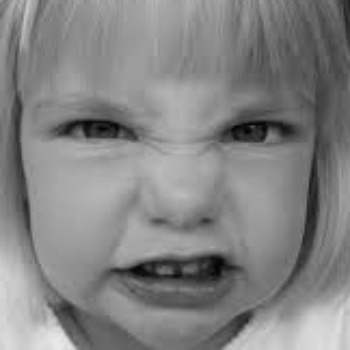
#> input picture machine Learning/dataset/anger/1001.jpg, 350 x 350 px, given as the content of the folder datasetNew/angertest, which was not available
$ python faceImage.py
#> lines starting #> are read from the running program, lines starting #| are printed output that depends on the picture; pictures that were not available may be replaced by others from this repository, and a replacement may not be noted
# -*- coding: utf-8 -*-
"""
Created on Fri Nov 10 19:23:18 2017

@author: AJAY
"""

import cv2
import glob

faceDet = cv2.CascadeClassifier("haarcascade_frontalface_default.xml")
faceDet_two = cv2.CascadeClassifier("haarcascade_frontalface_alt2.xml")
faceDet_three = cv2.CascadeClassifier("haarcascade_frontalface_alt.xml")
faceDet_four = cv2.CascadeClassifier("haarcascade_frontalface_alt_tree.xml")

emotions = ["neutral", "anger", "contempt", "disgust", "fear", "happy", "sadness", "surprise","extra"] #Define emotions

def detect_faces(emotion):
#> called with emotion = 'angertest'
    files = glob.glob("datasetNew\\%s\\*" %emotion) #Get list of all images with emotion
    print(emotion)

    filenumber = 1000
    for f in files:
        frame = cv2.imread(f) #Open image
#> frame is the input picture: shape (350, 350, 3); min 0, max 234, mean 131.7
        gray = cv2.cvtColor(frame, cv2.COLOR_BGR2GRAY) #Convert image to grayscale

        #Detect face using 4 different classifiers
        face = faceDet.detectMultiScale(gray, scaleFactor=1.1, minNeighbors=10, minSize=(5, 5), flags=cv2.CASCADE_SCALE_IMAGE)
#> face = [[143, 125, 76, 76]]
        face_two = faceDet_two.detectMultiScale(gray, scaleFactor=1.1, minNeighbors=10, minSize=(5, 5), flags=cv2.CASCADE_SCALE_IMAGE)
#> face_two = [[142, 125, 80, 80]]
        face_three = faceDet_three.detectMultiScale(gray, scaleFactor=1.1, minNeighbors=10, minSize=(5, 5), flags=cv2.CASCADE_SCALE_IMAGE)
#> face_three = [[141, 121, 84, 84]]
        face_four = faceDet_four.detectMultiScale(gray, scaleFactor=1.1, minNeighbors=10, minSize=(5, 5), flags=cv2.CASCADE_SCALE_IMAGE)
#> face_four = ()

        #Go over detected faces, stop at first detected face, return empty if no face.
        if len(face) == 1:
            facefeatures = face
#> facefeatures = [[143, 125, 76, 76]]
        elif len(face_two) == 1:
            facefeatures = face_two
        elif len(face_three) == 1:
            facefeatures = face_three
        elif len(face_four) == 1:
            facefeatures = face_four
        else:
            facefeatures = ""
            print('no face detected')

        #Cut and save face
        for (x, y, w, h) in facefeatures: #get coordinates and size of rectangle containing face
            print ("face found in file: %s" %f)
            gray = gray[y:y+h, x:x+w] #Cut the frame to size
            print(gray)

            try:
                out = cv2.resize(gray, (350, 350)) #Resize face so all images have same size
                print('try kar raha h')
                cv2.imwrite("datasetNew\\%s\\%s.jpg" %('anger', filenumber), out) #Write image
            except:
               print('hello') #If error, pass file
#> this loop made 1 pass
#> (printed output is left out)
#> pass 1, in detect_faces, `gray = gray[y:y+h, x:x+w]`:
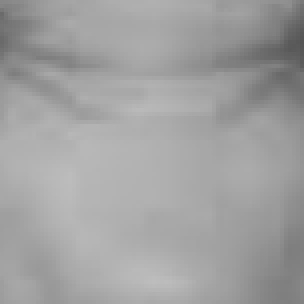
#> gray: shape (76, 76) (shown 4 times larger); min 85, max 189, mean 160.7
        filenumber += 1 #Increment image number

detect_faces("angertest")

$ run again, on machine Learning/dataset/anger/1006.jpg
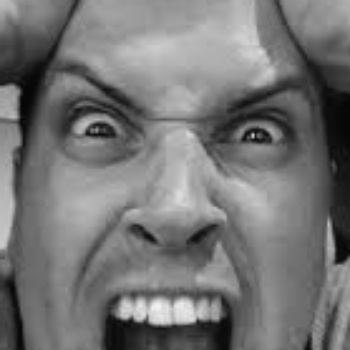
#> input picture machine Learning/dataset/anger/1006.jpg, 350 x 350 px, given as the content of the folder datasetNew/angertest, which was not available
#> in detect_faces, frame is the input picture: shape (350, 350, 3); min 4, max 242, mean 116.5
#> face = [[25, 21, 308, 308]]
#> face_two = ()
#> facefeatures = [[25, 21, 308, 308]]
#> the loop in detect_faces, `for (x, y, w, h) in facefeatures:` made 1 pass
#> (printed output is left out)
#> pass 1, in detect_faces, `gray = gray[y:y+h, x:x+w]`:
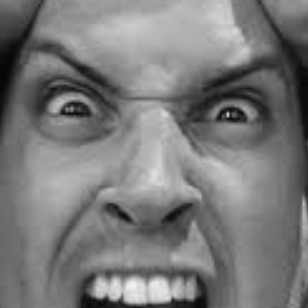
#> gray: shape (308, 308); min 5, max 242, mean 121.5

$ run again, on machine Learning/dataset/anger/1007.jpg
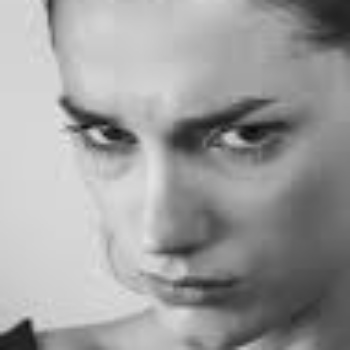
#> input picture machine Learning/dataset/anger/1007.jpg, 350 x 350 px, given as the content of the folder datasetNew/angertest, which was not available
#> in detect_faces, frame is the input picture: shape (350, 350, 3); min 7, max 231, mean 157.5
#> face = [[28, 30, 287, 287]]
#> face_two = [[20, 34, 281, 281]]
#> face_three = [[27, 33, 281, 281]]
#> face_four = ()
#> facefeatures = [[28, 30, 287, 287]]
#> the loop in detect_faces, `for (x, y, w, h) in facefeatures:` made 1 pass
#> (printed output is left out)
#> pass 1, in detect_faces, `gray = gray[y:y+h, x:x+w]`:
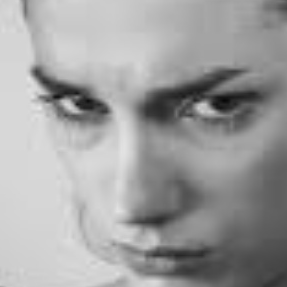
#> gray: shape (287, 287); min 7, max 231, mean 160.2
